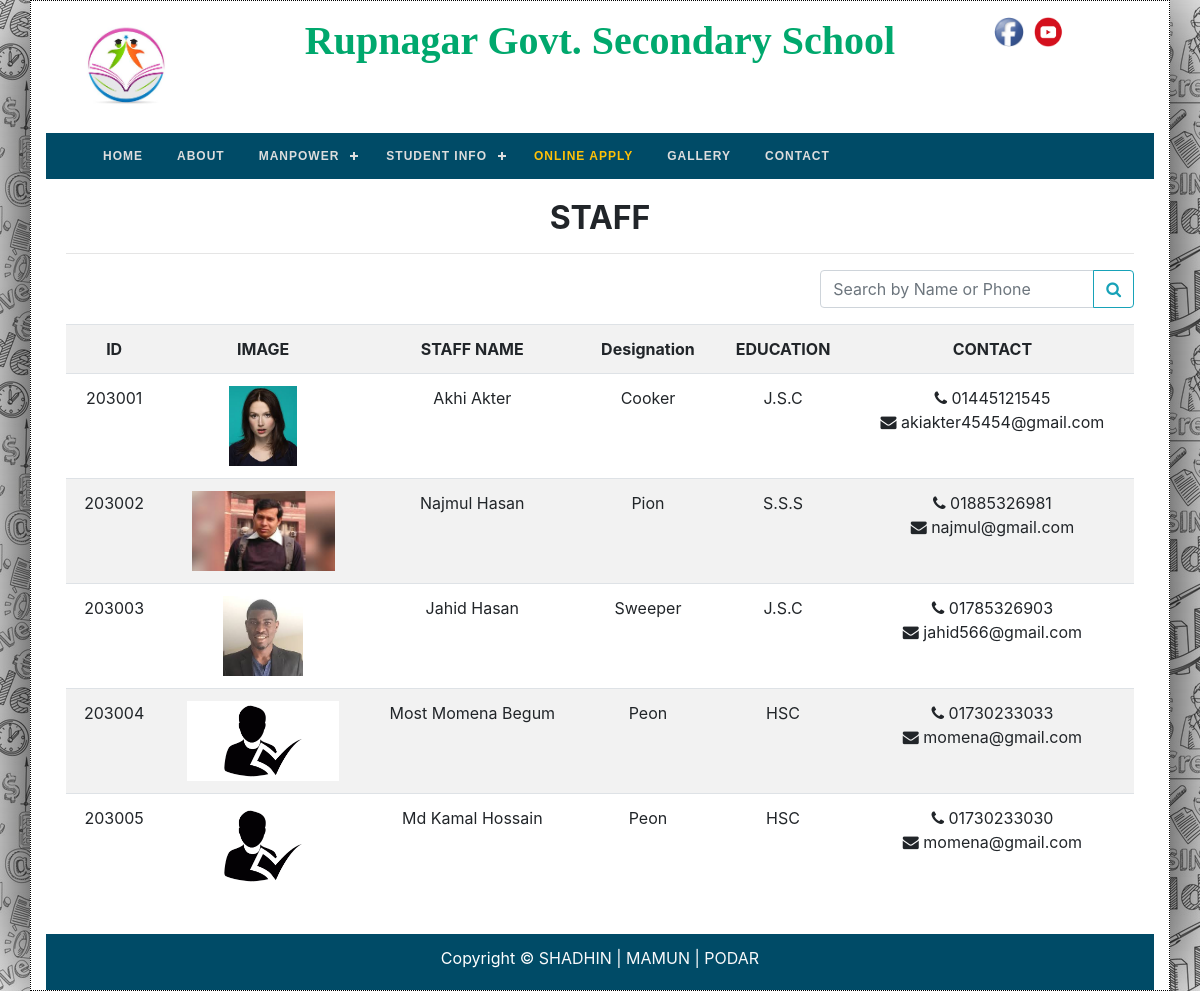
The app's page /w/staff-list.php with its own data.
### tables this page shows
CREATE TABLE `setting` (
  `id` int(11) NOT NULL,
  `shifted_status` int(11) NOT NULL,
  `school_name` varchar(255) NOT NULL,
  `school_logo` varchar(255) NOT NULL,
  `welcome_messege` text NOT NULL,
  `principle_image` text NOT NULL,
  `principle_message` text NOT NULL,
  `school_address` text NOT NULL,
  `school_phone` varchar(100) NOT NULL,
  `school_email` varchar(255) NOT NULL,
  `school_image` text NOT NULL,
  `school_about` text NOT NULL,
  `facebook_link` text NOT NULL,
  `youtube_link` text NOT NULL,
  `principle_sign` text NOT NULL,
  `register_sign` text NOT NULL,
  `additional_sign` text NOT NULL,
  `slider_image_1` text NOT NULL,
  `slider_image_2` text NOT NULL,
  `slider_image_3` text NOT NULL
);

CREATE TABLE `total_staff` (
  `id` int(11) NOT NULL,
  `staff_name` varchar(255) NOT NULL,
  `father_name` varchar(255) NOT NULL,
  `mother_name` varchar(255) NOT NULL,
  `gender` varchar(255) NOT NULL,
  `image` varchar(255) NOT NULL,
  `birth_date` date NOT NULL,
  `mobile` varchar(255) NOT NULL,
  `email` varchar(255) DEFAULT NULL,
  `address` text NOT NULL,
  `national_id` varchar(255) NOT NULL,
  `education` text NOT NULL,
  `designation` varchar(255) NOT NULL
);

### w/classes/DB.php (called while the page is built, shortened)
<?php
class DB{
    protected static $host     = "localhost";
    protected static $username = "root";
    protected static $password = "";
    protected static $database = "project_school";
    public static function connection()
    {
        try{
            $mysqli = new mysqli(self::$host, self::$username, self::$password, self::$database);
            return $mysqli;
        }catch (Exception $e){
            die("Server not connected ! ".$e->getMessage());
        }
    }
    public static function select($query)
    {
        $data = self::connection()->query($query);
        return $data;
    }
}

### w/classes/Manpower.php (called while the page is built, shortened)
<?php
class Manpower
{
	public function getManpowers($table)
	{
		$query = "SELECT * FROM $table";
		$data  = DB::select($query);
		return $data;
	}
}

### w/staff-list.php (the view)
<?php require "includes/header.php"; ?>
    <div class="card-body">
        <h2 class="text-center"><strong>STAFF</strong></h2>
        <hr>
        <?php
        if (isset($_POST['key']) && ($_POST['key'] != "")) {
            $staffs = $manpower->getStaffBySearch($_POST['key']);
        } else {
            $staffs = $manpower->getManpowers('total_staff');
        }
        ?>
        <div class="float-right">
            <form method="post">
                <div class="input-group mb-3">
                    <input type="text" name="key" class="form-control" placeholder="Search by Name or Phone" required>
                    <div class="input-group-append">
                        <button type="submit" class="btn btn-outline-info">
                            <i class="fa fa-search"></i>
                        </button>
                    </div>
                </div>
            </form>
        </div>
        <div class="table-responsive">
            <table class="table table-striped text-center">
                <?php if (isset($staffs)) { ?>
                    <tr>
                        <th>ID</th>
                        <th>IMAGE</th>
                        <th>STAFF NAME</th>
                        <th>Designation</th>
                        <th>EDUCATION</th>
                        <th>CONTACT</th>
                    </tr>
                    <?php foreach ($staffs as $staff) { ?>
                        <tr>
                            <td><?php echo $staff['id'] ?></td>
                            <td><img src="<?php echo $up_img_path.$staff['image'] ?>" height="80"></td>
                            <td>
                                <?php
                                if (isset($_POST['key'])) {
                                    echo str_ireplace($_POST['key'], '<span style="background-color: yellow">' . $_POST["key"] . '</span>', $staff['staff_name']);
                                } else {
                                    echo $staff['staff_name'];
                                }
                                ?>
                            </td>
                            <td><?php echo $staff['designation'] ?></td>
                            <td><?php echo str_replace(',', '<br>', $staff['education']); ?></td>
                            <td>
                                <?php
                                if (isset($_POST['key'])) {
                                    $contacts = "<strong><i class='fa fa-phone'></i></strong> " . str_ireplace($_POST['key'], '<span style="background-color: yellow">' . $_POST["key"] . '</span>', $staff['mobile']);
                                } else {
                                    $contacts = "<strong><i class='fa fa-phone'></i></strong> " . $staff['mobile'];
                                }
                                $contacts .= ($staff['email']) ? "<br><strong><i class='fa fa-envelope'></i></strong> " . $staff['email'] : '';
                                echo $contacts;
                                ?>
                            </td>
                        </tr>
                    <?php }
                } ?>
            </table>
        </div>
    </div>
<?php require "includes/footer.php"; ?>

### w/includes/header.php (shortened to what this page needs)
<?php
$manpower = new Manpower();
$up_img_path = "../soft/";
$query = "SELECT * FROM setting";
$setting = DB::select($query)->fetch_assoc();
?>
<!DOCTYPE html>
<html lang="en">
<head>
    <link rel="stylesheet" href="assets/bootstrap/bootstrap.min.css">
    <link rel="stylesheet" href="assets/custom.css">
    <link rel="stylesheet" href="assets/font-awesome/css/font-awesome.css">
    <link rel="stylesheet" href="//code.jquery.com/ui/1.12.1/themes/base/jquery-ui.css">
    <link rel="stylesheet" href="/resources/demos/style.css">
</head>
<body>
<div id="main-wrapper">
    <div class="container wrapper" id="container">
        <?php
            function activePage($pageName)
            {
                $path = $_SERVER['SCRIPT_FILENAME'];
                $cp = basename($path, '.php');
                echo($cp == "$pageName" ? "active" : "");
            }
        ?>
        <header class="row py-3">
            <div class="col-md-2 text-center">
                <a href="home">
                    <img src="<?php echo $up_img_path.$setting['school_logo']; ?>" class="rounded-circle" height="100">
                </a>
            </div>
            <div class="col-md-8 text-center">
                <h1><?php echo $setting['school_name']; ?></h1>
            </div>
            <div class="col-md-2">
                <a href="<?php echo $setting['facebook_link']; ?>" target='_blank'><img src="img/facebook-icon.png" height="30" width="30"></a>
                <a href="<?php echo $setting['youtube_link']; ?>" target='_blank'><img src="img/youtube-icon.png" height="30" width="40"></a>
            </div>
        </header>
        <div id='cssmenu'>
            <ul>
                <li class='<?php activePage('home') ?>'><a href='home'>HOME</a></li>
                <li class='<?php activePage('about') ?>'><a href='about'>ABOUT</a></li>
                <li><a href="#">MANPOWER</a>
                </li>
                <li><a href="#">STUDENT INFO</a>
                </li>
                <li class='<?php activePage('online-apply-for-addmission') ?>'><a href='online-apply-for-addmission' class="text-warning">ONLINE APPLY</a></li>
                <li class='<?php activePage('gallery') ?>'><a href='gallery'>GALLERY</a></li>
                <li class='<?php activePage('contact') ?>'><a href='contact'>CONTACT</a></li>
            </ul>
        </div>

### w/includes/footer.php (shortened to what this page needs)
<div class="text-center box-wrapper py-1">
    <p class="mt-2">Copyright &copy;
        <a href="https://www.facebook.com/abuhasan.shadhin" title="Abu Hasan Shadhin"
           class="text-light" target="_blank">SHADHIN</a> |
        <a href="https://www.facebook.com/mamunur.roshid.31924" title="MD Mamunur Rashid"
           class="text-light" target="_blank">MAMUN</a> |
        <a href="https://www.facebook.com/profile.php?id=100009524803869" title="Podar Chandro Roy"
           class="text-light" target="_blank">PODAR</a>
    </p>
</div>
</div>
</div>
</body>
</html>

### w/assets/custom.css (style rules this page uses)
#main-wrapper { background-image: url("../img/website-background.jpg"); background-attachment: fixed; }
.wrapper { box-shadow: 0px 0px 100px black; background-color: white; border: 1px dotted black; }
header h1 { color: #00a86d; font-family: 'Cambria Math'; font-weight: bold; }
.box-wrapper { background-color: #004b67; color: white; }
#cssmenu { position: relative; z-index: 1; }
#cssmenu, #cssmenu ul, #cssmenu ul li, #cssmenu ul li a, #cssmenu #head-mobile { border: 0; list-style: none; line-height: 1; display: block; position: relative; -webkit-box-sizing: border-box; -moz-box-sizing: border-box; box-sizing: border-box; margin-bottom: 0; }
#cssmenu:after, #cssmenu > ul:after { content: "."; display: block; clear: both; visibility: hidden; line-height: 0; height: 0 }
#cssmenu { font-family: sans-serif; background: #004b67 }
#cssmenu > ul > li { float: left }
#cssmenu > ul > li > a { padding: 17px; font-size: 12px; letter-spacing: 1px; text-decoration: none; color: #ddd; font-weight: 700; }
#cssmenu > ul > li.has-sub > a { padding-right: 30px }
#cssmenu > ul > li.has-sub > a:after { position: absolute; top: 22px; right: 11px; width: 8px; height: 2px; display: block; background: #ddd; content: '' }
#cssmenu > ul > li.has-sub > a:before { position: absolute; top: 19px; right: 14px; display: block; width: 2px; height: 8px; background: #ddd; content: ''; -webkit-transition: all .25s ease; -ms-transition: all .25s ease; transition: all .25s ease }

### records on screen
setting: school_logo (picture), school_name "Rupnagar Govt. Secondary School"
total_staff: id "203001", image (picture), staff_name "Akhi Akter", designation "Cooker", education "J.S.C", mobile "01445121545", email "akiakter45454@gmail.com"
total_staff: id "203002", image (picture), staff_name "Najmul Hasan", designation "Pion", education "S.S.S", mobile "01885326981", email "najmul@gmail.com"
total_staff: id "203003", image (picture), staff_name "Jahid Hasan", designation "Sweeper", education "J.S.C", mobile "01785326903", email "jahid566@gmail.com"
total_staff: id "203004", image (picture), staff_name "Most Momena Begum", designation "Peon", education "HSC", mobile "01730233033", email "momena@gmail.com"
total_staff: id "203005", image (picture), staff_name "Md Kamal Hossain", designation "Peon", education "HSC", mobile "01730233030", email "momena@gmail.com"
